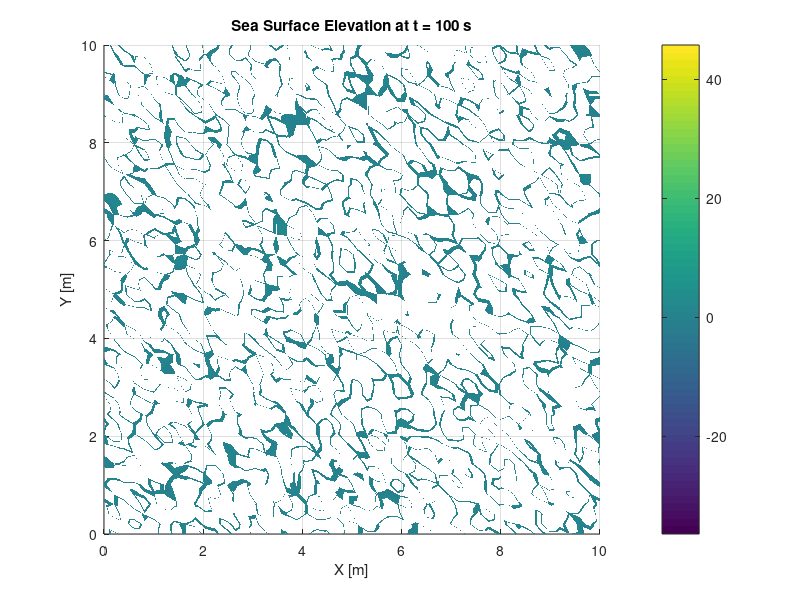

This figure's MATLAB source:
clear; clc; close all;

%% Parameters
Nx = 50; % x 방향의 파동 수 (더 촘촘하게 설정)
Ny = 50; % y 방향의 파동 수 (더 촘촘하게 설정)
Lx = 10; % x 방향의 도메인 크기 [m]
Ly = 10; % y 방향의 도메인 크기 [m]
g = 9.81; % 중력 가속도 [m/s^2]
h = 30; % 수심 [m]
U = [1, 0]; % 해류 속도 [Ux, Uy] [m/s]
t = 0:1:100; % 시간 [s], 더 촘촘하게 설정

% x, y 도메인 설정
x = linspace(0, Lx, Nx);
y = linspace(0, Ly, Ny);
[X, Y] = meshgrid(x, y);

% 파동 파라미터 설정
A = rand(Nx, Ny) * 0.5; % 각 파동의 진폭 (임의의 값)
phi = 2 * pi * rand(Nx, Ny); % 각 파동의 무작위 위상 [rad]

% 파수 벡터 계산
kx = 2 * pi * (0:Nx-1) / Lx; % x 방향 파수 벡터
ky = 2 * pi * (0:Ny-1) / Ly; % y 방향 파수 벡터

% 그리드 상에서 k 벡터 생성
[Kx, Ky] = meshgrid(kx, ky);
K = sqrt(Kx.^2 + Ky.^2); % 파수 벡터의 크기

% 주파수 계산 (분산 관계 사용)
omega = sqrt(g * K .* tanh(K * h)) + Kx * U(1) + Ky * U(2);

%% Wave Elevation Calculation
% 시뮬레이션을 위한 파동 계산
eta_total = zeros(size(X, 1), size(Y, 2), length(t)); % 파동의 총 합

for ti = 1:length(t)
    ti
    eta = zeros(size(X)); % 각 시간에서의 파동
    
    % 각 파수에 대해 파동을 더함
    for m = 1:Nx
        for n = 1:Ny
            % 파동 계산
            k_dot_r = Kx(m, n) * X + Ky(m, n) * Y; % k · r
            omega_t = omega(m, n) * t(ti); % ω * t
            eta = eta + A(m, n) * cos(k_dot_r - omega_t - phi(m, n)); % η 계산
        end
    end
    
    % 시간에 따른 해수면 변위 저장
    eta_total(:, :, ti) = eta;
end

%% Plotting the Result
figure;
for ti = 1:length(t)
    surf(X, Y, eta_total(:, :, ti));
    xlabel('X [m]');
    ylabel('Y [m]');
    zlabel('Wave Elevation [m]');
    title(['Sea Surface Elevation at t = ', num2str(t(ti)), ' s']);
    axis([0 Lx 0 Ly -2 2]);
    shading interp;
    view(2); % 위에서 본 시각으로 설정
    colorbar;
    pause(0.05); % 애니메이션 효과를 위한 일시 정지
end
